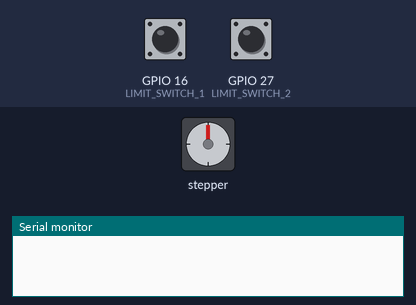
This program was run on a simulated ESP32. Parts: stepper motor, the last lines printed to the serial monitor. The test bench sets the inputs (shaded band); at power-on: GPIO 16 (LIMIT_SWITCH_1) HIGH, GPIO 27 (LIMIT_SWITCH_2) HIGH. Stepper angles assume 200 steps per turn.

Above: at 0.8 s.
0.9 s: GPIO 16 (LIMIT_SWITCH_1) pulled LOW for 0.15 s
At 3.1 s:
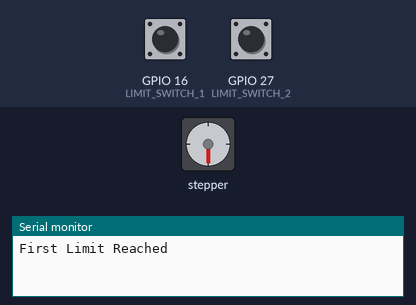
4.0 s: GPIO 27 (LIMIT_SWITCH_2) pulled LOW for 0.15 s
At 4.4 s:
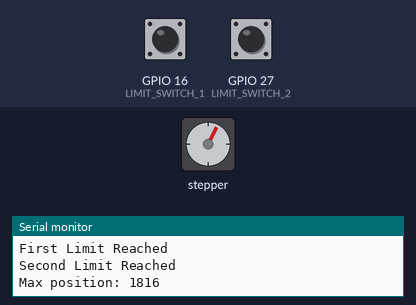
Timing chart, 0 to 7.0 s (numbered marks = the images above; inputs shaded):
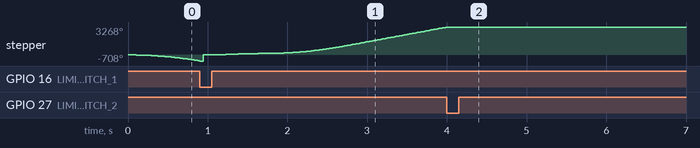

The program:

main.cpp
```cpp
/* Texas A&M University
** Created on: Mar 5, 2024
** Author: Harry Tran
** File: main.cpp
** --------

*/
#include <motorHelper.h>

#include <AccelStepper.h>


// Motor pin definitions
#define STEP_PIN_X 17
#define DIR_PIN_X 21
#define LIMIT_SWITCH_1 16 // Connect to the first limit switch for X
#define LIMIT_SWITCH_2 27 // Connect to the second limit switch for X

// Create the stepper motor object
AccelStepper stepperX(AccelStepper::DRIVER, STEP_PIN_X, DIR_PIN_X);

void setup() {
  Serial.begin(115200);
  pinMode(LIMIT_SWITCH_1, INPUT_PULLUP);
  pinMode(LIMIT_SWITCH_2, INPUT_PULLUP);
  stepperX.setMaxSpeed(1000); // Set as needed
  stepperX.setAcceleration(500); // Set as needed

  calibrateAxis(stepperX, LIMIT_SWITCH_1, LIMIT_SWITCH_2);
}

void loop() {
  // Your loop code
}

void calibrateAxis(AccelStepper& stepper, int limitSwitch1, int limitSwitch2) {
  // Move towards the first limit switch
  while (digitalRead(limitSwitch1) == HIGH) {
    stepper.move(-1000);
    //stepper.moveTo(stepper.currentPosition() - 1); // Move stepper one step
    stepper.run();
  }
  Serial.println("First Limit Reached");
  stepper.stop(); // Stop the motor
  stepper.setCurrentPosition(0); // Reset the position to 0

  // Move away from the switch to ensure it's not triggered by mistake
  stepper.moveTo(100); // Small move away from the limit switch
  while (stepper.distanceToGo() != 0) {
    stepper.run();
  }

  // Move towards the second limit switch to find the maximum position
  while (digitalRead(limitSwitch2) == HIGH) {
    stepper.move(1000);
    //stepper.moveTo(stepper.currentPosition() + 1); // Move stepper one step
    stepper.run();
  }
  Serial.println("Second Limit Reached");
  stepper.stop(); // Stop the motor

  long maxPosition = stepper.currentPosition();
  Serial.print("Max position: ");
  Serial.println(maxPosition);

  // Optionally, you can set this as a limit or use it for calculations
  stepper.setCurrentPosition(0); // Reset position after calibration
}
```

motorHelper.h
```cpp
/* Texas A&M University
** Created on: Mar 5, 2024
** Author: Harry Tran
** File: helperMotor.h
** ----------
** Motors support function
*/

#ifndef HELPERMOTOR_H
#define HELPERMOTOR_H
/*
36(I)-              23(X)-
39(I)-              22   -
34(I)-              1(X) -
35(I)-              3(X) -
32   -              21   -dirPin_1
33(X -              19   -
25(X)-              18   -
26   -              5*   -
27   -              17   -stepPin_1
14   -              16   -
12*  -              4(X) -
                    0(X) -
13(X)-              2    -
                    15*  -
*/
#include <AccelStepper.h>
#include <Arduino.h>
/* Definitions for calculating steps per revolution based on stepper characteristics
 *      stepMode: 1/2 = 2, 1/4 = 4, 1/8 = 8, 1/16 = 16
 *      stepAngle: degrees/step
 */
#define stepsPerRevolution(stepAngle, stepMode) ((int)stepMode * (int)360/(double)stepAngle)
#define NEMA17 stepsPerRevolution(1.8, 16) // NEMA17 with 1.8 degree steps and 1/16 microstepping
#define NEMA14 stepsPerRevolution(1.8, 1)  // Example for NEMA14 with FULL step

// Define the STEP and DIRECTION pin connections
#define stepPin 17
#define dirPin 21

// put function declarations here:
extern void calibrateAxis(AccelStepper& stepper, int limitSwitch1, int limitSwitch2);

#endif /* HELPERMOTOR_H */
```
